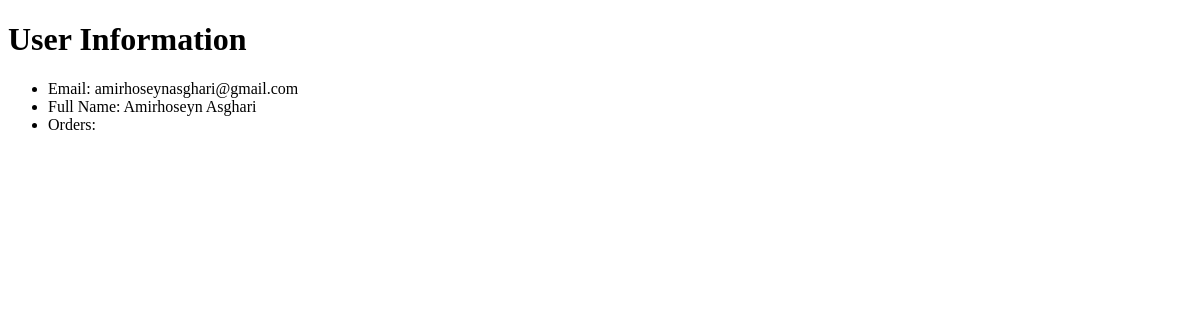
/userlist/ (signed in), run on an earlier commit of the app's database.
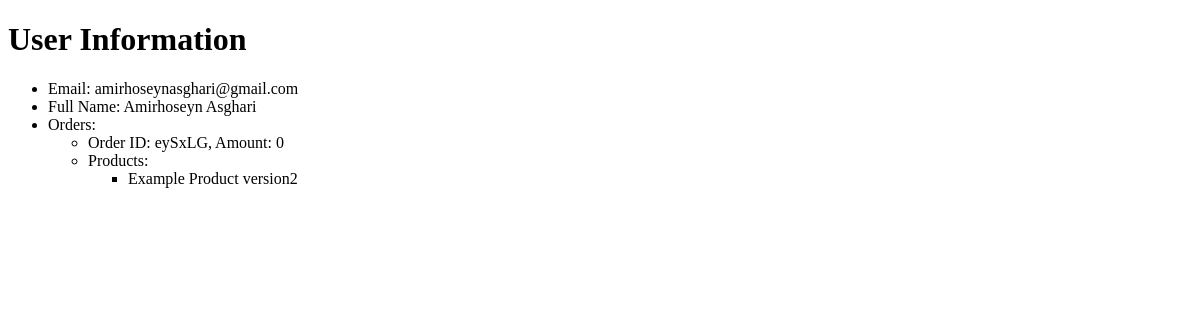
And on a later commit of the database.
### User/models.py (models this page shows, shortened)
class UserModel(AbstractUser, PermissionsMixin):
    id               = models.UUIDField(primary_key=True, default=uuid.uuid4, editable=False)
    username         = None
    email            = models.EmailField(unique = True,  null = True)
    first_name       = models.CharField(max_length = 50, null = True)
    last_name        = models.CharField(max_length = 50, null = True)
    created_at       = models.DateTimeField(auto_now_add=True)
    is_confirmEmail  = models.BooleanField(default=False)
    enable_two_factor_authentication = models.BooleanField(null=True, blank=True)
    objects = UserManager()
    USERNAME_FIELD  = 'email'
    REQUIRED_FIELDS = ["first_name", "last_name"]
    @property
    def get_user_fullname(self):
        return f"{self.first_name} {self.last_name}"
    def get_user_orders(self):
        user_orders = Order.objects.all().filter(user=self)
        return user_orders
    class Meta:
        ordering = ('first_name',)
        verbose_name = 'UserModel'
        verbose_name_plural = 'UsersModel'

### ecommerce/models.py (models this page shows, shortened)
class Order(models.Model):
    id             = ShortUUIDField(primary_key=True, unique=True, length=6, max_length=6, editable=False)
    user           = models.ForeignKey(settings.AUTH_USER_MODEL, on_delete=models.CASCADE, related_name='orders')
    orderproducts  = models.ManyToManyField(Product, through='OrderProduct')
    total_amount   = models.DecimalField(default=00.00, max_digits=10, decimal_places=2 ,blank=False)   # final order price = total items quantity*total items price
    order_date     = models.DateTimeField(auto_now_add=True, auto_now=False)
    finish         = models.BooleanField(default=False, blank=True, null=True)
    country        = CountryField(blank_label="(select country)", multiple=False)
    city           = models.CharField(max_length=100,  blank=False)
    zip_code       = models.CharField(max_length=100,  blank=False)
    state          = models.CharField(max_length=100,  blank=False)
    street         = models.CharField(max_length=100,  blank=False)
    phone_no       = PhoneNumberField(null=True, blank=False)
    payment_status = models.CharField(max_length=30, choices=PaymentStatus.choices, default=PaymentStatus.UNPAID)
    payment_mode   = models.CharField(max_length=30, choices=PaymentMode.choices, default=PaymentMode.COD)
    status         = models.CharField(max_length=60, choices=OrderStatus.choices, default=OrderStatus.PROCESSING)
    class Meta:
        ordering = ('order_date',)
        verbose_name = 'Order'
        verbose_name_plural = 'Orders'
    @property
    def orderproducts(self):
        orderproducts = OrderProduct.objects.all().filter(order = self)
        return orderproducts
    @property
    def get_final_amount(self):
        orderproducts = OrderProduct.objects.filter(order=self)
        result = 0
        if orderproducts is not None:
            for item in orderproducts :
                quantity = item.quantity
                price_at_order    = item.price_at_order
                product_amount = quantity*price_at_order
                result = result + int(product_amount)
                return result
        return result

class OrderProduct(models.Model):
    id               = ShortUUIDField(primary_key=True, unique=True, length=6, max_length=6, editable=False)
    order            = models.ForeignKey('Order', on_delete=models.CASCADE, related_name='orderproducts')
    product          = models.ForeignKey('Product.Product', on_delete=models.CASCADE,  null=True )
    quantity         = models.PositiveIntegerField(default=1, null=True, blank=False)
    price_at_order   = models.DecimalField(default=00.00, max_digits=10, decimal_places=2 ,blank=False)
    product_amount   = models.DecimalField(default=00.00, max_digits=10, decimal_places=2 ,blank=False)   # items price = product item quantity*product item price
    product_name     = models.CharField(max_length=200, default="", blank=True)

### Product/models.py (models this page shows, shortened)
class Product(models.Model):
    name           = models.CharField(max_length=150)
    description    = models.TextField()
    price          = models.DecimalField(max_digits=6,decimal_places=2)
    photo          = models.ImageField(verbose_name='Product Image', default="products/default_pro.jpg",upload_to='products/product-image/%Y/%m/%d/', null=True, blank=True)
    in_stock       = models.BooleanField(default=True)
    publish_date   = models.DateTimeField(default=datetime.now)
    likes          = models.IntegerField(default=0)
    reviews_count  = models.IntegerField(default=0)
    average_rating = models.FloatField(default=0.0)
    class Meta:
        ordering = ('-publish_date',)
        verbose_name = 'Product'
        verbose_name_plural = 'Products'

### User/views.py (the view)
# urls.py: path('userlist/', UserList.as_view(), name='userlist'),
class UserList(ListView):
    model = UserModel
    template_name = 'User/userlist.html'
    context_object_name = 'user'
    def get_queryset(self):
        current_user = self.request.user
        queryset = UserModel.objects.filter(email=current_user.email)  # Use current_user.email to match the email field
        return queryset
    def get_context_data(self, **kwargs):
        context = super().get_context_data(**kwargs)
        context['user'] = self.request.user  # Include the current user in the context data
        return context

### User/templates/User/userlist.html (shortened to what this page needs)
<!DOCTYPE html>
<html lang="en">
<head>
</head>
<body>
    <h1>User Information</h1>
    <ul>
            <li>Email: {{ user.email }}</li>
            <li>Full Name: {{ user.get_user_fullname }}</li>
            <li>Orders:
                <ul>
                    {% for order in user.get_user_orders %}
                        <li>Order ID: {{ order.id }}, Amount: {{ order.get_final_amount }}</li>
                        <li>Products:
                            <ul>
                                {% for orderproduct in order.orderproducts.all %}
                                    <li>{{ orderproduct.product.name }}</li>
                                {% endfor %}
                            </ul>
                        </li>
                    {% endfor %}
                </ul>
            </li>
    </ul>
</body>
</html>

What changed in the data, as far as the page shows it:
added Order: id "eySxLG", get_final_amount "0"
added OrderProduct: product.name "Example Product version2"
